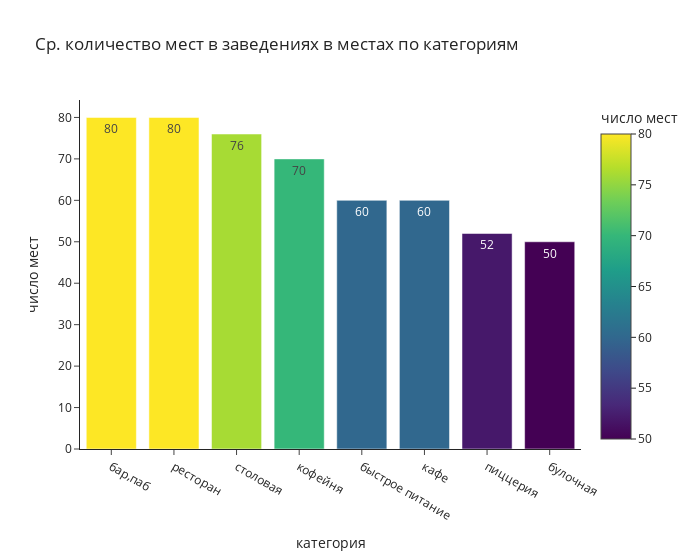

The notebook cell this image was saved under:
### Code cell
fig = px.bar(seats_address_mean,
             x='category',
             y='seats',
             color='seats',
             template='simple_white',
             title='Ср. количество мест в заведениях в местах по категориям',
             labels=dict(
               category='категория',
               seats='число мест'
             ),
             text='seats',
             width=700
             )
fig

### Figure 1 — Plotly figure (JSON) as saved in the notebook; plotly's stock layout.template omitted (floating-point values rounded to 4 significant figures)
{"data": [{"alignmentgroup": "True", "hovertemplate": "категория=%{x}<br>число мест=%{marker.color}<extra></extra>", "legendgroup": "", "marker": {"color": [80, 80, 76, 70, 60, 60, 52, 50], "coloraxis": "coloraxis", "pattern": {"shape": ""}}, "name": "", "offsetgroup": "", "orientation": "v", "showlegend": false, "text": [80, 80, 76, 70, 60, 60, 52, 50], "textposition": "auto", "type": "bar", "x": ["бар,паб", "ресторан", "столовая", "кофейня", "быстрое питание", "кафе", "пиццерия", "булочная"], "xaxis": "x", "y": [80, 80, 76, 70, 60, 60, 52, 50], "yaxis": "y"}], "layout": {"barmode": "relative", "coloraxis": {"colorbar": {"title": {"text": "число мест"}}, "colorscale": [[0, "#440154"], [0.1111, "#482878"], [0.2222, "#3e4989"], [0.3333, "#31688e"], [0.4444, "#26828e"], [0.5556, "#1f9e89"], [0.6667, "#35b779"], [0.7778, "#6ece58"], [0.8889, "#b5de2b"], [1, "#fde725"]]}, "legend": {"tracegroupgap": 0}, "title": {"text": "Ср. количество мест в заведениях в местах по категориям"}, "width": 700, "xaxis": {"anchor": "y", "domain": [0, 1], "title": {"text": "категория"}}, "yaxis": {"anchor": "x", "domain": [0, 1], "title": {"text": "число мест"}}}}
